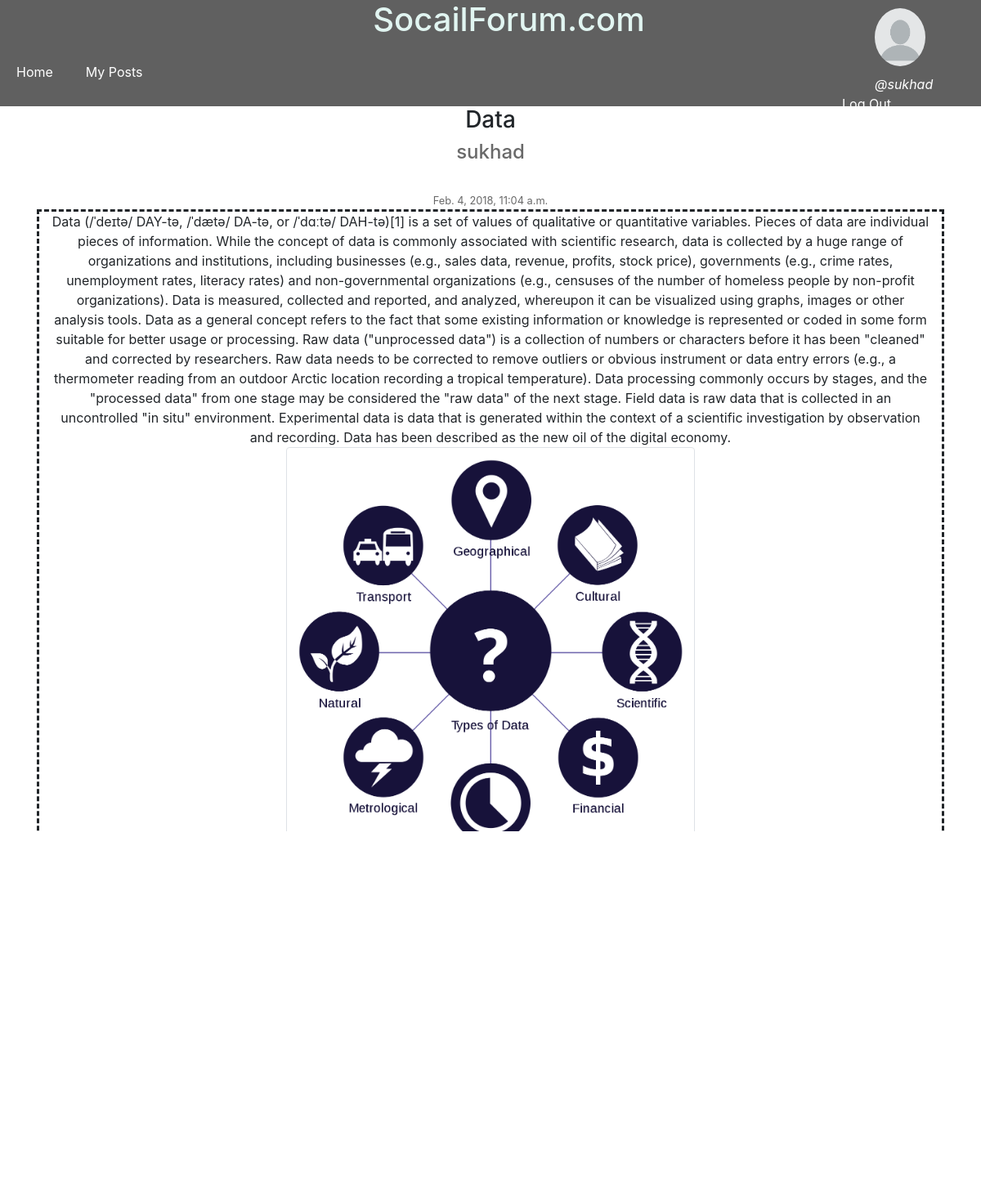
The app's page /posts/data/ (signed in) with its own data.
### posts/models.py (models this page shows, shortened)
class Post(models.Model):
	title		=models.CharField(max_length=200)
	text		=models.TextField()
	user 		=models.ForeignKey(User,default=1)
	image		=models.ImageField(blank=True,null=True,upload_to="image/Post")
	upvotes		=models.IntegerField(default=0)
	slug		=models.SlugField(null=True,blank=True)
	timestamp	=models.DateTimeField(auto_now_add=True)
	updated		=models.DateTimeField(auto_now=True)

class Comment(models.Model):
	user 	 		=models.ForeignKey(User,default=1)
	post 			=models.ForeignKey(Post,default=1)
	comment_text 	=models.CharField(max_length=120,null=True,blank=True)
	timestamp		=models.DateTimeField(auto_now_add=True)

### posts/views.py (the view, shortened to what this page needs)
# urls.py: url(r'^(?P<slug>[\w-]+)/$',PostDetailCommentView.as_view(),name="details"),
class PostDetailCommentView(LoginRequiredMixin,CreateView):
	template_name='posts/post_detail.html'
	form_class=CommentForm
	def get_context_data(self,*args,**kwargs):
		context=super(PostDetailCommentView,self).get_context_data(*args,**kwargs)
		slug	=self.kwargs.get("slug")
		obj  	=Post.objects.get(slug=slug)
		context['object']=obj
		return context

### posts/forms.py
class CommentForm(forms.ModelForm):
	class Meta:
		model=Comment
		fields=['comment_text']

### posts/templates/posts/post_detail.html (shortened to what this page needs)
{% extends "base.html" %}
{% block content %}
<h3 style="text-align:center;">{{ object.title }}</h3>
<h4 style="color: #696969">{{object.user.username}}</h4><br>
<small style="color: #696969;text-align: center;" >{{object.timestamp}}</small><br>
<div align="center" class="container" style="border-style: dashed; align-content: center;">
	<div class="col" >
	<div class="row">
		{{ object.text }}
	</div>
	<div class="pull-center image">
		{% if object.image %}
			<img class="img-thumbnail"  src="{{object.image.url}}" alt="image" width="500"  /><br>
		{% endif %}
	</div>
	</div>
</div>
<div align="left" class="button">
	<button  style="margin-top: 25px" >Upvotes:{{object.upvotes}}</button>
</div>
<hr>
<div align="left" class="container">
	<h4 style="text-align: center;">Comments</h4>
	{% if object.comment_set.all %}
	{% for comment in object.comment_set.all %}
		<hr>
			<br>
			{{comment.comment_text}}<br>
			<small style="color: #696969;" >{{comment.timestamp}}</small><br>
	{% endfor %}
	{% endif %}
<hr>
<h5>Add Comment</h5>
<form method="POST" action="{% url 'posts:details' slug=object.slug %}">{% csrf_token %}
	{{form.as_p}}
	<button style="padding-top: 25px" type="submit">Comment</button>
</form>
 </div>
{% endblock content %}

### templates/snippets/header.html (shortened to what this page needs)
{%  load static %}
<div class="topnav" style="background-color: #606060" >
<div class="row">
<div class="col">
<div style="text-align: center;">
<h1 style="color: #E1F5F1;margin-left: 250px" >SocailForum.com</h1>
</div>
<div class="nav">
		<a  style=" text-decoration: none;padding: 20px; color: white" href="{% url 'home' %}"> Home </a>
		<a style="text-decoration: none;padding:20px; color: white"  href="{% url 'posts:my_posts'  %}">My Posts</a>
	</div>
</div>
<div class="col-sm-2">
	{% if request.user.is_authenticated %}
<div class="row" style="height:70%">
	<img  src='{% static "profiles/profile.png" %}' class="rounded-circle"  alt="my img" style="width: 40%;height: 100% ; padding: 10px;margin-right: 20px;margin-left: 50px">
</div>
<div class="row" >
<i style="color: #FFF;margin-left: 60px;	" > @{{request.user.username}}</i>
<a  style="margin-left: 20px;color: white" href="{% url 'login' %}" >Log Out</a>
{%else%}
<div style="align-self: center;">
	<a  style="padding:20px; color: white ; float: right" href="{% url 'login' %}"> Login </a>
</div>
{% endif %}
</div>
</div>
</div>
</div>

### records on screen
Post: title "Data", user.username "sukhad", timestamp "Feb. 4, 2018, 11:04 a.m.", text "Data (/ˈdeɪtə/ DAY-tə, /ˈdætə/ DA-tə, or /ˈdɑːtə/ DAH-tə)[1] is a set of values of qualitative or quantitative variables. Pieces of data are individual pieces of information. While the concept of data is commonly associated with scientific research, data is collected by a huge range of organizations and institutions, including businesses (e.g., sales data, revenue, profits, stock price), governments (e.g., crime rates, unemployment rates, literacy rates) and non-governmental organizations (e.g., censuses of the number of homeless people by non-profit organizations). Data is measured, collected and reported, and analyzed, whereupon it can be visualized using graphs, images or other analysis…", image (picture)

### other values on screen
{{ request.user.username }} "sukhad"
